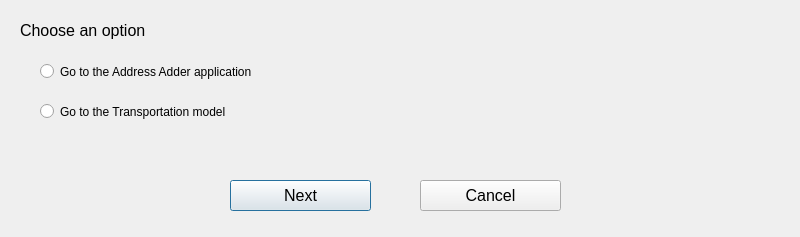
<?xml version="1.0" encoding="UTF-8"?>
<ui version="4.0">
 <class>QDialog</class>
 <widget class="QDialog" name="QDialog">
  <property name="geometry">
   <rect>
    <x>0</x>
    <y>0</y>
    <width>800</width>
    <height>237</height>
   </rect>
  </property>
  <property name="windowTitle">
   <string>Transportation Modeling</string>
  </property>
  <widget class="QLabel" name="label">
   <property name="geometry">
    <rect>
     <x>20</x>
     <y>20</y>
     <width>171</width>
     <height>20</height>
    </rect>
   </property>
   <property name="font">
    <font>
     <family>MS Shell Dlg 2</family>
     <pointsize>12</pointsize>
     <weight>9</weight>
     <italic>false</italic>
     <bold>false</bold>
    </font>
   </property>
   <property name="styleSheet">
    <string notr="true">font: 75 12pt &quot;MS Shell Dlg 2&quot;;</string>
   </property>
   <property name="text">
    <string>Choose an option</string>
   </property>
  </widget>
  <widget class="QPushButton" name="next_btn">
   <property name="geometry">
    <rect>
     <x>230</x>
     <y>180</y>
     <width>141</width>
     <height>31</height>
    </rect>
   </property>
   <property name="font">
    <font>
     <family>Arial</family>
     <pointsize>12</pointsize>
     <weight>50</weight>
     <italic>false</italic>
     <bold>false</bold>
    </font>
   </property>
   <property name="styleSheet">
    <string notr="true"/>
   </property>
   <property name="text">
    <string>Next</string>
   </property>
  </widget>
  <widget class="QRadioButton" name="radioButton_2">
   <property name="geometry">
    <rect>
     <x>40</x>
     <y>100</y>
     <width>761</width>
     <height>23</height>
    </rect>
   </property>
   <property name="styleSheet">
    <string notr="true">font: 75 11pt &quot;MS Shell Dlg 2&quot;;</string>
   </property>
   <property name="text">
    <string>Go to the Transportation model</string>
   </property>
  </widget>
  <widget class="QPushButton" name="cancel_btn">
   <property name="geometry">
    <rect>
     <x>420</x>
     <y>180</y>
     <width>141</width>
     <height>31</height>
    </rect>
   </property>
   <property name="font">
    <font>
     <family>Arial</family>
     <pointsize>12</pointsize>
     <weight>50</weight>
     <italic>false</italic>
     <bold>false</bold>
    </font>
   </property>
   <property name="styleSheet">
    <string notr="true"/>
   </property>
   <property name="text">
    <string>Cancel</string>
   </property>
  </widget>
  <widget class="QRadioButton" name="radioButton_1">
   <property name="geometry">
    <rect>
     <x>40</x>
     <y>60</y>
     <width>611</width>
     <height>23</height>
    </rect>
   </property>
   <property name="styleSheet">
    <string notr="true">font: 75 11pt &quot;MS Shell Dlg 2&quot;;</string>
   </property>
   <property name="text">
    <string>Go to the Address Adder application</string>
   </property>
  </widget>
 </widget>
 <resources/>
 <connections/>
</ui>
